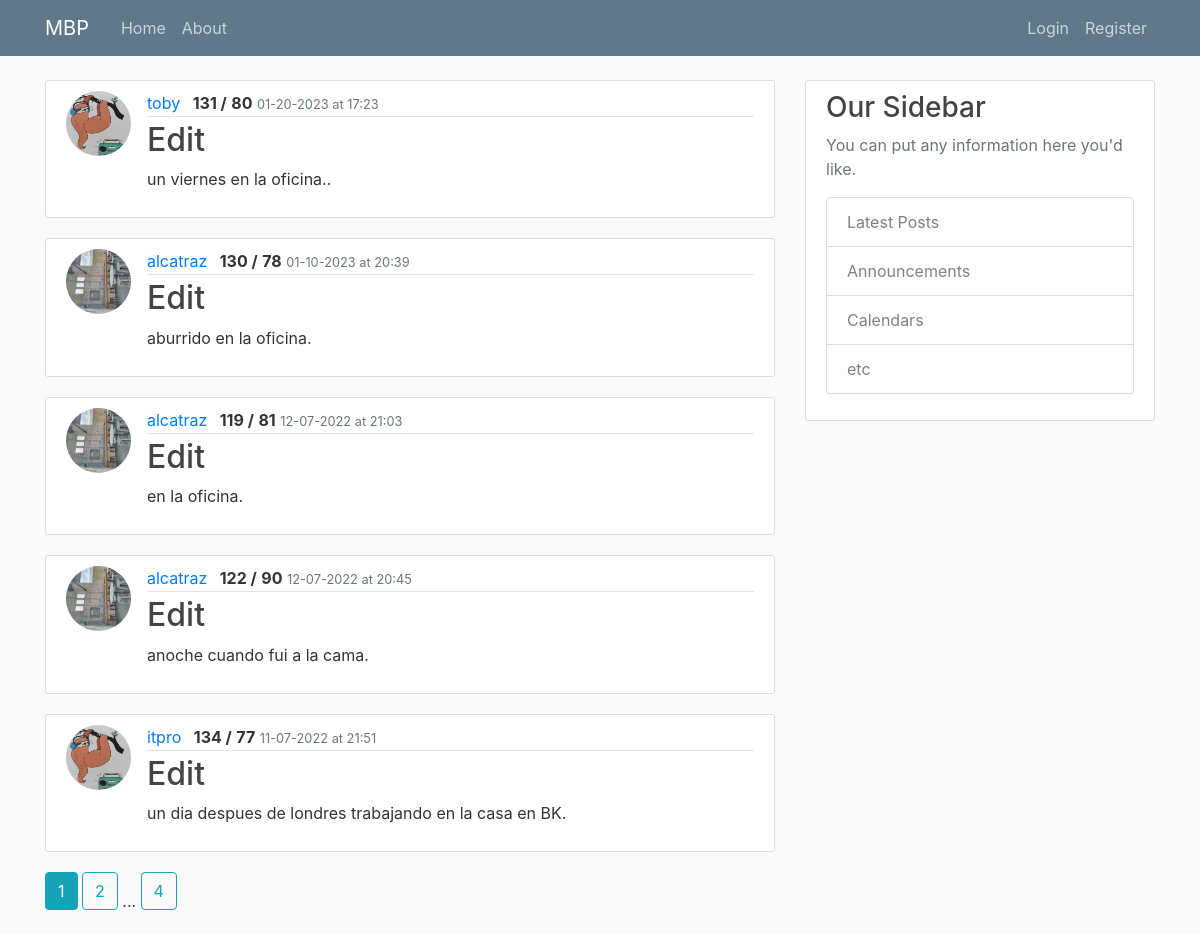
Page /home on the earlier database version.
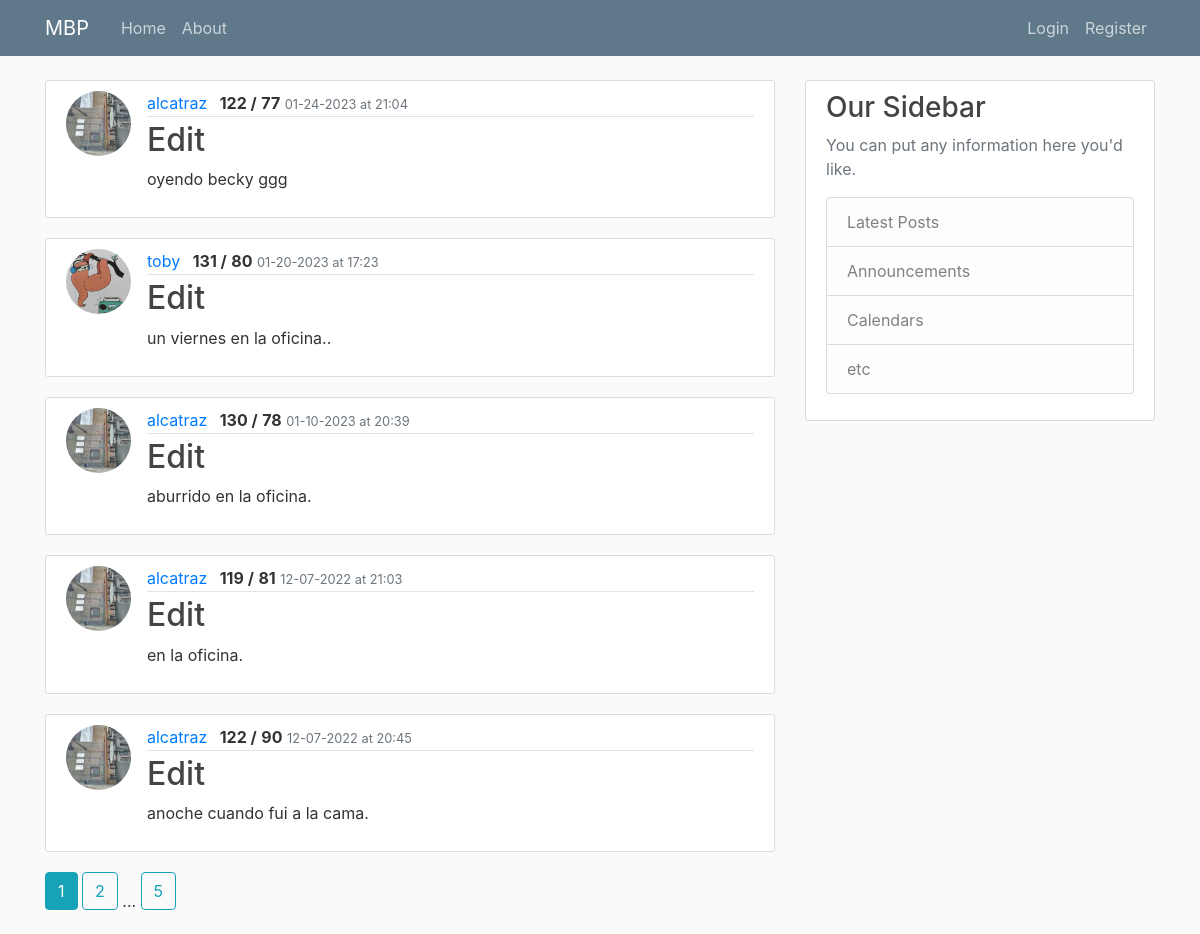
Same page on the later database version.
### mbp/models.py (models this page shows, shortened)
class Reading(db.Model):
    id = db.Column(db.Integer, primary_key=True)
    sys = db.Column(db.String(3), nullable=False)
    dia = db.Column(db.String(3), nullable=False)
    notes = db.Column(db.Text, nullable=False)
    date_posted = db.Column(db.DateTime, nullable=False, default=datetime.utcnow)
    user_id = db.Column(db.Integer, db.ForeignKey('user.id'), nullable=False)

class User(db.Model, UserMixin):
    id = db.Column(db.Integer, primary_key=True)
    username = db.Column(db.String(20), unique=True, nullable=False)
    email = db.Column(db.String(120), unique=True, nullable=False)
    image_file = db.Column(db.String(20), nullable=False, default='default.jpg')
    password = db.Column(db.String(60), nullable=False)
    readings = db.relationship('Reading', backref='user', lazy=True)

### mbp/main/routes.py (the view)
@main.route('/')
@main.route('/home')
def home():
    page = request.args.get('page', 1, type=int) #Grab the page we want. In this case page one. Set type integer as the page number.
    reading = Reading.query.order_by(Reading.date_posted.desc()).paginate(page=page, per_page=5) #Show 5 readings per page. Can use http://localhost:8000/home?page=3 to navigate to pages.
    return render_template('index.html', reading=reading)

### mbp/templates/index.html
{% extends "base.html" %}
{% block content %}
    {% for reading in reading.items %}
    <article class="media content-section">
      <img class="rounded-circle article-img" src="{{ url_for('static', filename='profile_pics/' + reading.user.image_file) }}" />
      <div class="media-body">
        <div class="article-metadata">
          <a class="mr-2" href="{{ url_for('users.user_readings', username=reading.user.username) }}">{{ reading.user.username }}</a>
          <text class="font-weight-bold">{{ reading.sys }} /</text>
          <text class="font-weight-bold">{{ reading.dia}}</text>
          <small class="text-muted">{{ reading.date_posted.strftime('%m-%d-%Y at %H:%M') }}</small>
        </div>
        <h2><a class="article-title" href="{{ url_for('readings.reading', reading_id=reading.id) }}">Edit</a></h2>
          <p class="article-content">{{ reading.notes }}</p>
      </div>
    </article>
    {% endfor %}
    {% for page_num in reading.iter_pages(left_edge=1, right_edge=1, left_current=1, right_current=2) %}
      {% if page_num %}
        {% if reading.page == page_num %}
          <a class="btn btn-info mb-4" href="{{ url_for('main.home', page=page_num) }}">{{ page_num }}</a>
        {% else %}
          <a class="btn btn-outline-info mb-4" href="{{ url_for('main.home', page=page_num) }}">{{ page_num }}</a>
        {% endif %}
      {% else %}
        ...
      {% endif %}
    {% endfor %}
{% endblock content %}

### mbp/templates/base.html (shortened to what this page needs)
<!DOCTYPE html>
<html>
<head>
    <link rel="stylesheet" href="https://maxcdn.bootstrapcdn.com/bootstrap/4.0.0/css/bootstrap.min.css">
    <link rel="stylesheet" type="text/css" href="{{ url_for('static', filename='css/main.css') }}">
</head>
<body>
  <header class="site-header">
<nav class="navbar navbar-expand-md navbar-dark bg-steel fixed-top">
  <div class="container">
    <a class="navbar-brand mr-4" href="/">MBP</a>
    <div class="collapse navbar-collapse" id="navbarToggle">
      <div class="navbar-nav mr-auto">
        <a class="nav-item nav-link" href="/">Home</a>
        <a class="nav-item nav-link" href="/about">About</a>
      </div>
      <div class="navbar-nav">
        {% if current_user.is_authenticated %}
        <a class="nav-item nav-link" href="{{ url_for('readings.new_reading') }}">New Reading</a>
          <a class="nav-item nav-link" href="{{ url_for('users.account') }}">Account</a>
          <a class="nav-item nav-link" href="{{ url_for('users.logout') }}">Logout</a>
        {% else %}
          <a class="nav-item nav-link" href="{{ url_for('users.login') }}">Login</a>
          <a class="nav-item nav-link" href="{{ url_for('users.register') }}">Register</a>
        {% endif %}
      </div>
    </div>
  </div>
</nav>
</header>
      <main role="main" class="container">
        <div class="row">
          <div class="col-md-8">
            {% block content %}{% endblock %}
          </div>
          <div class="col-md-4">
            <div class="content-section">
              <h3>Our Sidebar</h3>
              <p class='text-muted'>You can put any information here you'd like.
                <ul class="list-group">
                  <li class="list-group-item list-group-item-light">Latest Posts</li>
                  <li class="list-group-item list-group-item-light">Announcements</li>
                  <li class="list-group-item list-group-item-light">Calendars</li>
                  <li class="list-group-item list-group-item-light">etc</li>
                </ul>
              </p>
            </div>
          </div>
        </div>
      </main>
</body>
</html>

### mbp/static/css/main.css (style rules this page uses)
body { background: #fafafa; color: #333333; margin-top: 5rem; }
h1, h2, h3, h4, h5, h6 { color: #444444; }
.bg-steel { background-color: #5f788a; }
.site-header .navbar-nav .nav-link { color: #cbd5db; }
.content-section { background: #ffffff; padding: 10px 20px; border: 1px solid #dddddd; border-radius: 3px; margin-bottom: 20px; }
.article-title { color: #444444; }
.article-content { white-space: pre-line; }
.article-img { height: 65px; width: 65px; margin-right: 16px; }
.article-metadata { padding-bottom: 1px; margin-bottom: 4px; border-bottom: 1px solid #e3e3e3 }

Differences in the rows shown:
no longer on this page (row unchanged): Reading: image_file (placeholder picture), user.username "itpro", sys "134", dia "77", date_posted "11-07-2022 at 21:51", notes "un dia despues de londres trabajando en la casa en BK."
added Reading: image_file (picture), user.username "alcatraz", sys "122", dia "77", date_posted "01-24-2023 at 21:04", notes "oyendo becky ggg"
Other differences:
new list line: "5"
list line gone: "4"
